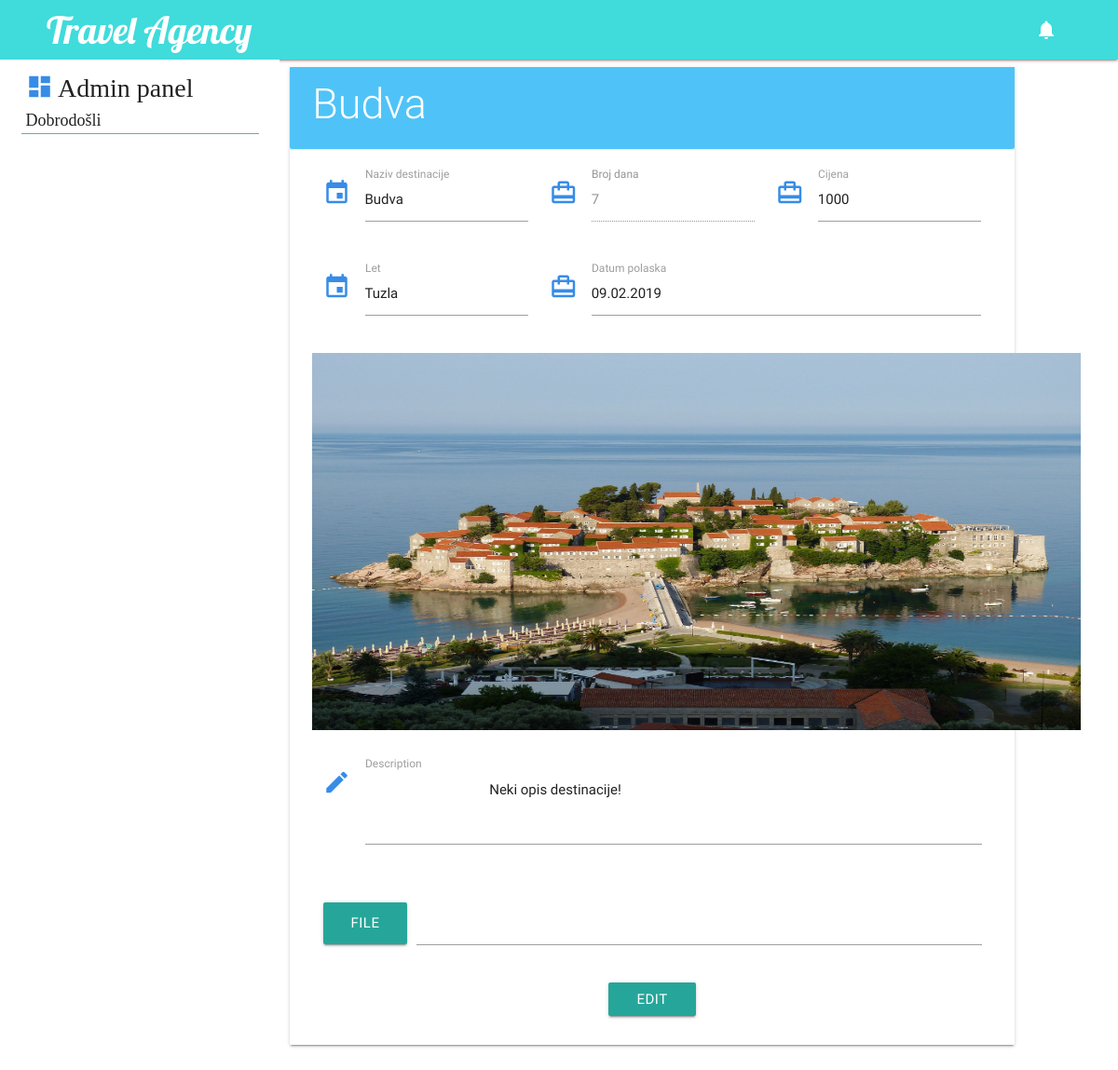
The page /pregledDestinacije.php?id_destinacije=1 on the database its author committed.
### tables this page shows
CREATE TABLE IF NOT EXISTS `destinacije` (
  `id` int(200) NOT NULL AUTO_INCREMENT,
  `naziv_destinacije` varchar(150) NOT NULL,
  `brojDanaPansiona` varchar(100) NOT NULL,
  `cijena_destinacije` varchar(100) NOT NULL,
  `datum_destinacije` varchar(200) NOT NULL,
  `let_destinacije` varchar(70) NOT NULL,
  `slika` varchar(100) NOT NULL,
  `Opis` varchar(200) NOT NULL,
  PRIMARY KEY (`id`)
);

### pregledDestinacije.php (the view, shortened to what this page needs)
<?php
     include('db/konekcija.php');
    $id_destinacije = $_GET['id_destinacije'];
    $sql2 = "SELECT * FROM destinacije WHERE id = $id_destinacije";
    $result = mysqli_query($conn, $sql2);
    $row2 = mysqli_fetch_array($result);
?>
<!DOCTYPE html>
<html lang="en">
<head>
      <link type="text/css" rel="stylesheet" href="css/materialize.css"  media="screen,projection"/>
      <link type="text/css" rel="stylesheet" href="css/styleAdmin.css"  media="screen,projection"/>
      <link type="text/css" rel="stylesheet" href="css/animate.css"  media="screen,projection"/>
</head>
<body>
    <?php  include 'adminPanel.php'; ?>
    <div class="col s8">
        <div class="card ">
            <div class="card-content light-blue lighten-2" >
                <span class="card-title white-text" style="font-size: 45px;"><?php echo $row2['naziv_destinacije'] ?></span>
            </div>
            <div class="card-action">
           <?php if( $result = mysqli_query($conn, $sql2)){
                if(mysqli_num_rows($result) > 0){
                    while ($row = mysqli_fetch_array($result)){
                ?>
                <form action="" method="POST" enctype='multipart/form-data'>
                    <div class="row">
                        <div class="col s4">
                            <div class="input-field">
                                <i class="material-icons prefix">event</i>
                                <input  type="text" id="naziv" name="naziv" value="<?php echo $row['naziv_destinacije'] ?>">
                                <label for="naziv">Naziv destinacije</label>
                            </div>
                        </div>
                        <div class="col s4">
                            <div class="input-field">
                                <i class="material-icons prefix">card_travel</i>
                                <input disabled type="text" id="dani" name="dani" value="<?php echo $row['brojDanaPansiona'] ?>">
                                <label for="dani">Broj dana</label>
                            </div>
                        </div>
                        <div class="col s4">
                            <div class="input-field">
                                <i class="material-icons prefix">card_travel</i>
                                <input type="text" id="cijena" name="cijena" value="<?php echo $row['cijena_destinacije'] ?>">
                                <label for="cijena">Cijena</label>
                            </div>
                        </div>
                    </div>
                    <div class="row">
                        <div class="col s4">
                            <div class="input-field">
                                <i class="material-icons prefix">event</i>
                                <input type="text" id="let" name="let" value="<?php echo $row['let_destinacije'] ?>">
                                <label for="let">Let</label>
                            </div>
                        </div>
                        <div class="col s8">
                            <div class="input-field">
                                <i class="material-icons prefix">card_travel</i>
                                <input  type="text" name="datum" value="<?php echo $row['datum_destinacije'] ?>">
                                <label for="datum">Datum polaska</label>
                            </div>
                        </div>
                    </div>
                    <div class="row" >
                        <div class="col s12" style="padding:0;">
                            <img src="images/<?php echo $row['slika'] ?>" width="825px" height="405px" alt="">
                        </div>
                    </div>
                    <div class="row">
                        <div class="input-field col s12">
                            <i class="material-icons prefix">mode_edit</i>
                            <textarea id="textarea" class="materialize-textarea" name="opis">
                                    <?php echo $row['Opis'] ?>
                            </textarea>
                            <label for="textarea2">Description</label>
                        </div>
                    </div>
                    <div class="row">
                        <div class="col s12">
                            <div class="file-field input-field">
                                <div class="btn">
                                    <span>File</span>
                                </div>
                                <div class="file-path-wrapper">
                                    <input class="file-path validate" type="text" value="">
                                </div>
                            </div>
                        </div>
                    </div>
                    <div class="input-field center-align">
                        <button class="btn waves-effect waves-light" value="submit"
                            type="submit" name="urediDestinaciju"  style="margin-bottom:15px;">
                            EDIT
                        </button>
                    </div>
                </form>
                    <?php
                     }
                    }
                  }
              ?>
            </div>
        </div>
    </div>
        <link rel="stylesheet" href="css/sweetalert2.min.css">
        <link rel="stylesheet" href="css/sweetalert2.css">
</body>
</html>

### css/styleAdmin.css (style rules this page uses)
.material-icons { color: #368ce7 !important; }

### rows shown on the page
destinacije: naziv_destinacije "Budva", naziv "Budva", dani "7", cijena "1000", let "Tuzla", datum "09.02.2019", slika (picture), opis "Neki opis destinacije!"
